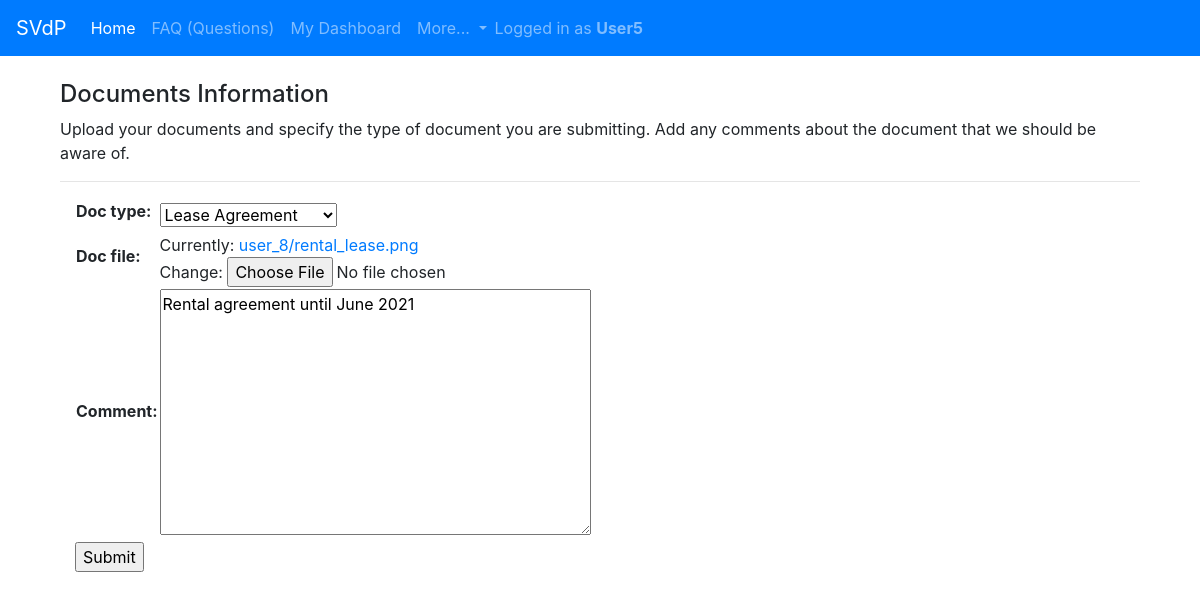
The app's page /home/docs_update/3/ (signed in) with its own data.
### home/models.py (models this page shows, shortened)
class Documents(models.Model):
    STATUS = [('NEW', 'NEW'), ('ACCEPTED', 'ACCEPTED'), ('RESUBMIT', 'RESUBMIT')]
    DOC_TYPE = [('Lease Agreement', 'Lease Agreement'), ('Mortgage Statement', 'Mortgage Statement'), ('Electric Bill', 'Electric Bill'),
                ('Water Bill', 'Water Bill'), ('Gas Bill', 'Gas Bill'), ('Identification', 'Identification'), ('Pay Stub', 'Pay Stub'),
                ('Crisis/COVID Letter', 'Crisis/COVID Letter')]
    username = models.ForeignKey(User, on_delete=models.CASCADE)
    status = models.CharField(max_length=100, default='NEW', choices=STATUS)
    date_uploaded = models.DateField()
    doc_type = models.CharField(max_length=100, choices=DOC_TYPE)
    doc_file = models.FileField(upload_to=user_directory_path)
    comment = models.TextField(blank=True)

### home/views.py (the view)
# urls.py: path('docs_update/<pk>/', login_required(DocumentsModelUpdate.as_view()), name = 'docs_update'),
class DocumentsModelUpdate(OwnObjectsMixin, UpdateView):
    model = Documents
    fields = [
        'doc_type',
        'doc_file',
        'comment',
    ]
    success_url = reverse_lazy('home:docs_list')

### home/views.py (called while the page is built)
     def get_queryset(self):
         username = self.request.user
         return super(OwnObjectsMixin, self).get_queryset().filter(username=username)

### home/templates/home/documents_form.html (shortened to what this page needs)
{% extends "base.html" %}
{% load static %}
{% block content %}
<div class="container">
<br>
<h4>Documents Information</h4>
<p>Upload your documents and specify the type of document you are submitting. Add any comments about the document that we should be aware of.</p>
<hr>
<div class="container">
    <form method="POST" enctype="multipart/form-data">
        <table>{{ form.as_table }}</table>
        <input type="submit" value="Submit">
    </form>
</div>
</div>
<br><br>
{% endblock %}

### templates/base.html (shortened to what this page needs)
<!DOCTYPE html>
<html>
  <head>
    <link rel="stylesheet" href="https://stackpath.bootstrapcdn.com/bootstrap/4.5.2/css/bootstrap.min.css">
  </head>
  <body>
    <nav class="navbar navbar-expand-lg navbar-dark bg-primary">
      <a class="navbar-brand" href="#">SVdP</a>
      <div class="collapse navbar-collapse" id="navbarNavDropdown">
        <ul class="navbar-nav">
          <li class="nav-item active">
            <a class="nav-link" href="/home">Home <span class="sr-only">(current)</span></a>
          </li>
          <li class="nav-item">
            <a class="nav-link" href="/home/hpapp_faq">FAQ (Questions)</a>
          </li>
          {% if user.is_authenticated %}
              <li class="nav-item">
                <a class="nav-link" href="{% url 'home:dashboard' %}">My Dashboard</a>
              </li>
          {% endif %}
          <li class="nav-item dropdown">
            <a class="nav-link dropdown-toggle" href="#" id="navbarDropdownMenuLink" role="button" data-toggle="dropdown" aria-haspopup="true" aria-expanded="false">
              More...
            </a>
          </li>
        </ul>
        {% if user.is_authenticated %}
        <span class="navbar-text">
          Logged in as <b>{{ user.username }}</b>
        </span>
        {% endif %}
      </div>
    </nav>
    {% block body %}
    <div class="container">
      {% block content %}
      {% endblock %}
      {% endblock %}
   </div>
  </body>
</html>

### records on screen
Documents: doc_type "Lease Agreement", comment "Rental agreement until June 2021"

### other values on screen
{{ user.username }} "User5"
